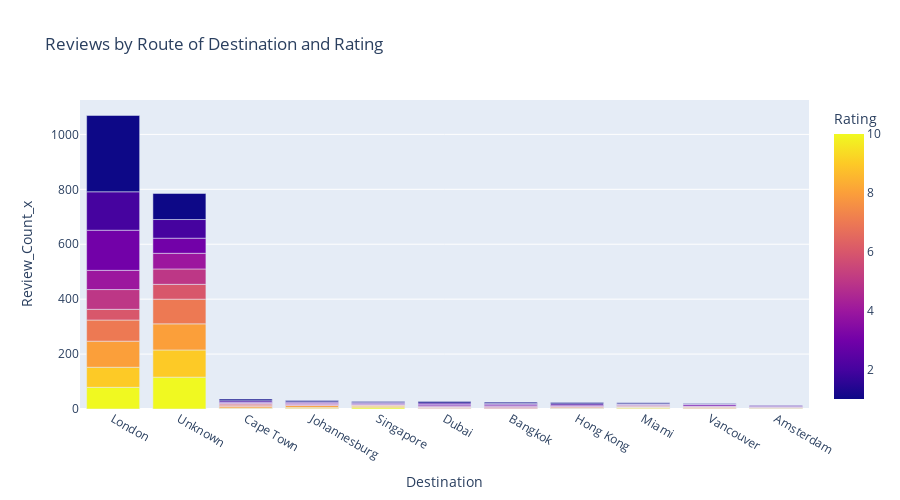

Source (notebook cell):
### Code cell
agg_data_destination = airline_data.groupby(['Destination']).size().reset_index(name='Review_Count')
agg_data = airline_data.groupby(['Destination','Rating']).size().reset_index(name='Review_Count')
agg_data = pd.merge(agg_data,agg_data_destination,left_on='Destination',right_on='Destination',how='left')
agg_data = agg_data.sort_values(by=['Review_Count_y','Destination','Rating'],ascending=False)

fig = px.bar(
    agg_data.head(100),
    x='Destination',
    y='Review_Count_x',
    color='Rating',
    title = 'Reviews by Route of Destination and Rating',
    color_discrete_sequence=px.colors.qualitative.Prism,
    height=500)
fig.show()

### Figure 1 — Plotly figure (JSON) as saved in the notebook; plotly's stock layout.template omitted (floating-point values rounded to 4 significant figures)
{"data": [{"alignmentgroup": "True", "hovertemplate": "Destination=%{x}<br>Review_Count_x=%{y}<br>Rating=%{marker.color}<extra></extra>", "legendgroup": "", "marker": {"color": [10.0, 9.0, 8.0, 7.0, 6.0, 5.0, 4.0, 3.0, 2.0, 1.0, 10.0, 9.0, 8.0, 7.0, 6.0, 5.0, 4.0, 3.0, 2.0, 1.0, 10.0, 9.0, 8.0, 7.0, 6.0, 5.0, 4.0, 3.0, 2.0, 1.0, 10.0, 9.0, 8.0, 6.0, 5.0, 4.0, 3.0, 2.0, 1.0, 10.0, 9.0, 8.0, 7.0, 4.0, 3.0, 2.0, 1.0, 10.0, 9.0, 8.0, 7.0, 6.0, 5.0, 4.0, 3.0, 2.0, 1.0, 8.0, 7.0, 6.0, 5.0, 4.0, 3.0, 2.0, 1.0, 10.0, 9.0, 8.0, 7.0, 6.0, 5.0, 4.0, 2.0, 1.0, 10.0, 9.0, 8.0, 7.0, 6.0, 5.0, 4.0, 3.0, 2.0, 1.0, 10.0, 9.0, 8.0, 7.0, 5.0, 4.0, 3.0, 2.0, 1.0, 10.0, 8.0, 7.0, 6.0, 5.0, 3.0, 2.0], "coloraxis": "coloraxis", "pattern": {"shape": ""}}, "name": "", "offsetgroup": "", "orientation": "v", "showlegend": false, "textposition": "auto", "x": ["London", "London", "London", "London", "London", "London", "London", "London", "London", "London", "Unknown", "Unknown", "Unknown", "Unknown", "Unknown", "Unknown", "Unknown", "Unknown", "Unknown", "Unknown", "Cape Town", "Cape Town", "Cape Town", "Cape Town", "Cape Town", "Cape Town", "Cape Town", "Cape Town", "Cape Town", "Cape Town", "Johannesburg", "Johannesburg", "Johannesburg", "Johannesburg", "Johannesburg", "Johannesburg", "Johannesburg", "Johannesburg", "Johannesburg", "Singapore", "Singapore", "Singapore", "Singapore", "Singapore", "Singapore", "Singapore", "Singapore", "Dubai", "Dubai", "Dubai", "Dubai", "Dubai", "Dubai", "Dubai", "Dubai", "Dubai", "Dubai", "Bangkok", "Bangkok", "Bangkok", "Bangkok", "Bangkok", "Bangkok", "Bangkok", "Bangkok", "Hong Kong", "Hong Kong", "Hong Kong", "Hong Kong", "Hong Kong", "Hong Kong", "Hong Kong", "Hong Kong", "Hong Kong", "Miami", "Miami", "Miami", "Miami", "Miami", "Miami", "Miami", "Miami", "Miami", "Miami", "Vancouver", "Vancouver", "Vancouver", "Vancouver", "Vancouver", "Vancouver", "Vancouver", "Vancouver", "Vancouver", "Amsterdam", "Amsterdam", "Amsterdam", "Amsterdam", "Amsterdam", "Amsterdam", "Amsterdam"], "xaxis": "x", "y": [79, 73, 95, 77, 39, 72, 70, 146, 140, 278, 116, 99, 95, 90, 54, 56, 57, 55, 68, 95, 2, 2, 5, 5, 4, 2, 3, 2, 5, 6, 2, 4, 7, 1, 3, 4, 2, 3, 5, 5, 5, 3, 2, 2, 3, 4, 3, 1, 1, 1, 3, 1, 3, 2, 5, 5, 5, 1, 2, 3, 3, 3, 5, 3, 5, 2, 1, 1, 3, 2, 1, 4, 5, 5, 3, 3, 1, 2, 3, 2, 2, 1, 2, 4, 1, 1, 3, 2, 3, 1, 5, 2, 2, 2, 2, 1, 1, 2, 2, 3], "yaxis": "y", "type": "bar"}], "layout": {"xaxis": {"anchor": "y", "domain": [0.0, 1.0], "title": {"text": "Destination"}}, "yaxis": {"anchor": "x", "domain": [0.0, 1.0], "title": {"text": "Review_Count_x"}}, "coloraxis": {"colorbar": {"title": {"text": "Rating"}}, "colorscale": [[0.0, "#0d0887"], [0.1111, "#46039f"], [0.2222, "#7201a8"], [0.3333, "#9c179e"], [0.4444, "#bd3786"], [0.5556, "#d8576b"], [0.6667, "#ed7953"], [0.7778, "#fb9f3a"], [0.8889, "#fdca26"], [1.0, "#f0f921"]]}, "legend": {"tracegroupgap": 0}, "title": {"text": "Reviews by Route of Destination and Rating"}, "barmode": "relative", "height": 500}}
